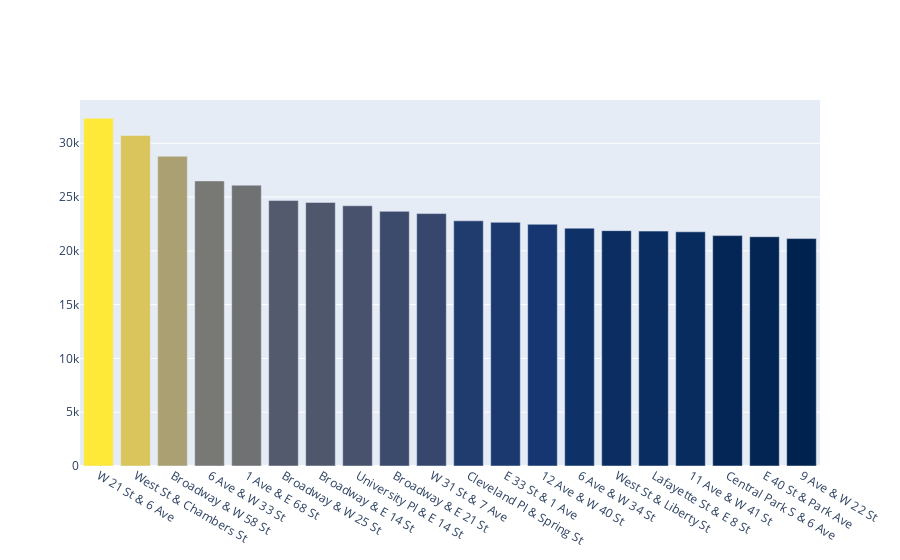

The notebook cell saved with this chart:
### Code cell
# perfect, now we can create bar charts for both using plotly!

fig = go.Figure(go.Bar(x = top20start['start_station_name'],
                       y = top20start['start_value'],
                       marker = {'color':top20start['start_value'], 'colorscale' : 'cividis'}
                      ))
fig.show()

# burgyl, reds, cividis are all color palettes I'm interesting in possibly working with for this task

### Figure 1 — Plotly figure (JSON) as saved in the notebook; plotly's stock layout.template omitted (floating-point values rounded to 4 significant figures)
{"data": [{"marker": {"color": [32322, 30728, 28794, 26504, 26103, 24676, 24503, 24192, 23671, 23465, 22794, 22654, 22469, 22108, 21879, 21836, 21771, 21417, 21314, 21140], "colorscale": [[0, "#00224e"], [0.1111, "#123570"], [0.2222, "#3b496c"], [0.3333, "#575d6d"], [0.4444, "#707173"], [0.5556, "#8a8678"], [0.6667, "#a59c74"], [0.7778, "#c3b369"], [0.8889, "#e1cc55"], [1, "#fee838"]]}, "type": "bar", "x": ["W 21 St & 6 Ave", "West St & Chambers St", "Broadway & W 58 St", "6 Ave & W 33 St", "1 Ave & E 68 St", "Broadway & W 25 St", "Broadway & E 14 St", "University Pl & E 14 St", "Broadway & E 21 St", "W 31 St & 7 Ave", "Cleveland Pl & Spring St", "E 33 St & 1 Ave", "12 Ave & W 40 St", "6 Ave & W 34 St", "West St & Liberty St", "Lafayette St & E 8 St", "11 Ave & W 41 St", "Central Park S & 6 Ave", "E 40 St & Park Ave", "9 Ave & W 22 St"], "y": [32322, 30728, 28794, 26504, 26103, 24676, 24503, 24192, 23671, 23465, 22794, 22654, 22469, 22108, 21879, 21836, 21771, 21417, 21314, 21140]}], "layout": {"autosize": true, "xaxis": {"autorange": true, "range": [-0.5, 19.5], "type": "category"}, "yaxis": {"autorange": true, "range": [0, 34020.0], "type": "linear"}}}
